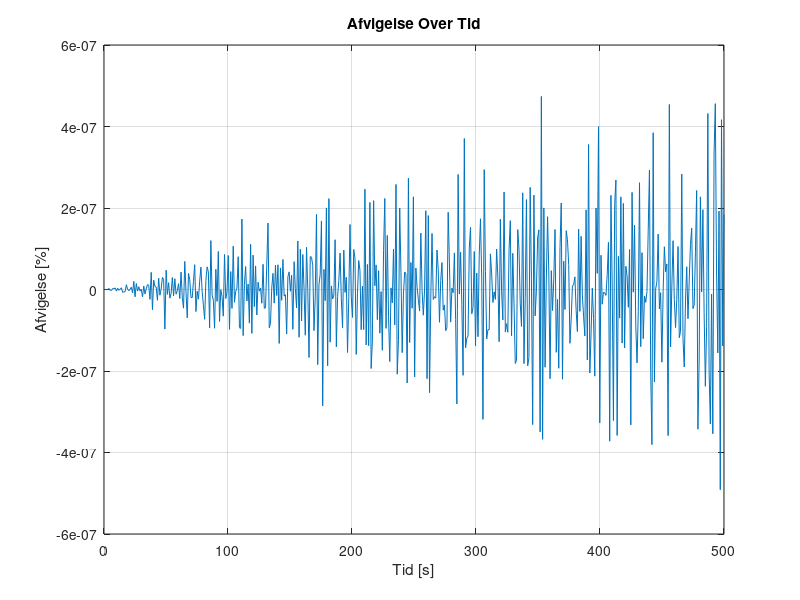
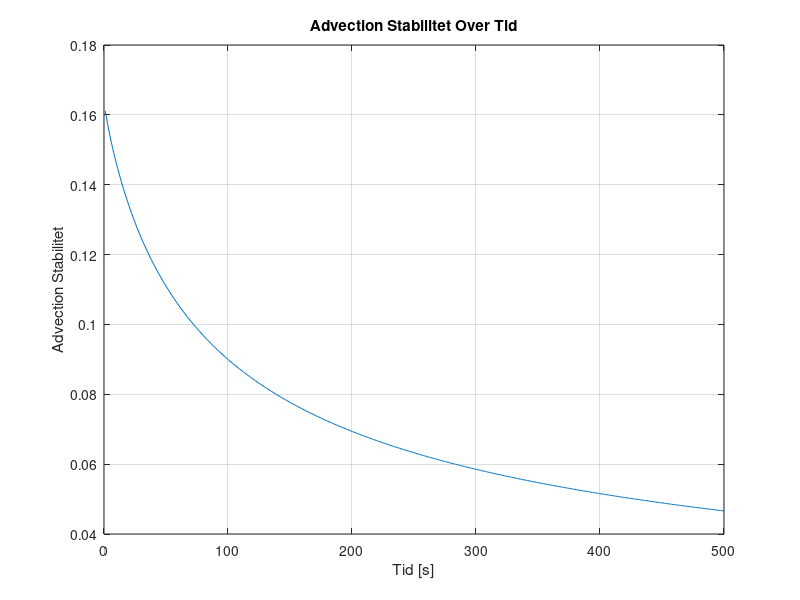
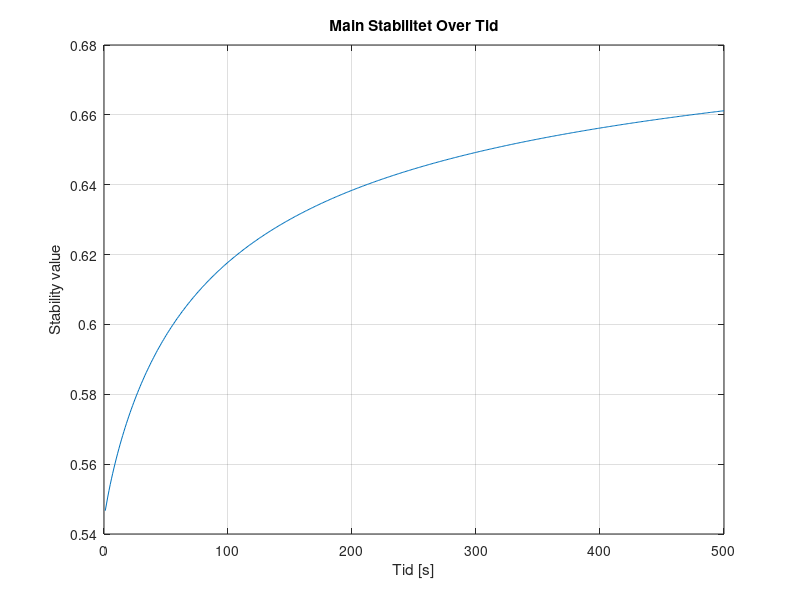
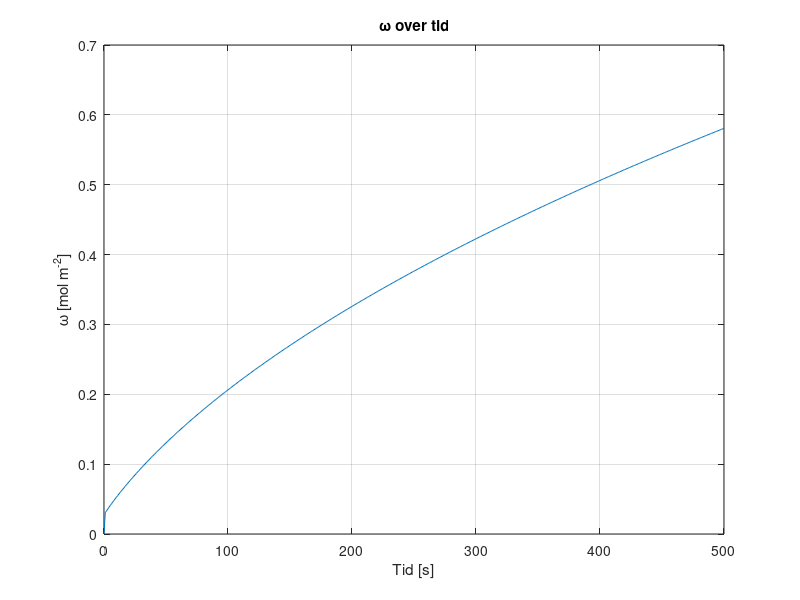

Here is the MATLAB script that generated these plots, in order: (Note: a time limit stopped this script after it produced the figures.)
%%%%%%%%%%%%%%%%%%%%%%%%%%%%%%%%%%%%%%%
%%%  GITHUB - ALL RIGHTS RESERVED   %%%
%%%                                 %%%
%%% PROPERTY OF AALBORG UNIVERSITY  %%%
%%%         CREATED BY:             %%%
%%%  GROUP 3 - 3RD SEMESTER- 2023   %%%
%%%    @ANALREXIA    @ANDEMANDEN    %%%
%%%    @BONINATOR1   @PETERPASTA11  %%%
%%%%%%%%%%%%%%%%%%%%%%%%%%%%%%%%%%%%%%%
%%
clear
close all
clc
%% Inital Parameters
Lx = 0.1;                     % Domain length [m]
domain_steps = 1000;          % Number of spatial domain steps
dx = Lx / (domain_steps - 1); % Position discretization [m]
 
Lt = 500;              % Time length [s]
time_steps = 500;      % Number of time steps
dt = Lt / time_steps;  % Temporal discretization [s]

% DEFINED VARIABLES
D = 1.464*10^-9;      % Diffusivity coefficient H2PO4- in water [m^2 s^-1]
Cf = 0.1;             % Ionconcentration of the feed [mol L^-1]
DeltaP = 35;          % Change in outer pressure [bar]
Am = 0.0308;          % Surfacearea of the membrane [m^2]
k0 = 5.7311*10^-7;    % Initial water permeability [m^3 m^-2 bar^-1 s^-1] 
mu = 0.8903*10^-9;    % Viscosity of water [bar∙s]
Rm = 1/(mu*k0);       % Membraneresitance of water [m^-1]
alpha = 1*10^16;      % Specific fouling resistance [m · kg-1] or [m mol^-1]
JuScalar = 0.5;       % Percipitate Advection Coefficient
sig_i = 0.1;          % Rejection of ions 
volprc = dx*Am*1000;  % Volume per cell in Liters

% PHYSICAL CONSTANTS

R = 8.31415*10^-2;  % Gasconstant [L Bar mol^-1 K^-1]
T = 273.15+25;      % Temperature [K]
 
% Anonymous functions

Udf = @(conc) 0.0011*exp(36.328*conc) + 0.263253; % Concentration of percipitate in respect to Ciw. [mol L^-1]
Rf = @(conc) alpha*(conc*volprc/Am);                % Foulingresistance [m^-1]
k = @(conc) 1/(mu*(Rm+Rf(conc)));                 % Water permeability dependent on mu,Rm and Rf [m^3 m^-2 bar^-1 s^-1]


% Space and Time Grid
x = linspace(0, Lx, domain_steps);
t = linspace(0, Lt, time_steps);

% Initial concentration array AND Initial condition
C = zeros(domain_steps, time_steps)+0.1; % 0.1 molar [H2PO4] at pH 2.9

% Diffusive Stability

DS = D*dt/dx^2;
fprintf('\n Diffusivity Stability = %f', DS);
if DS>0.5 
   fprintf(2,'\n ERROR: Stabilitetsfejl');
else
    fprintf('\n Stable Diffusion Model !!');
end


%% Time-stepping loop
for j = 2:time_steps
    if j == 2
            Cudf = Udf(Cf); % Initial Percipitation
            Cop = 0;
            Cbw = Udf(Cf);
            Jb = 0;
        else
            Cudf = Udf(Ciw);
            Jb = Jkonv*Udf(Cf)*(dt/dx)*JuScalar;
            Cop = Cop + Jb; % Total percipitate after advection [mol L^-1]
            Cbw = Cudf + Cop;
    end    
    for i = 1:domain_steps
        Ciw = C(domain_steps, j-1); % Concentration of ions at the wall [mol L^-1]

        C(1, :) = Cf; % Set the leftmost boundary to Cf [mol L^-1]

        Jkonv = (k(Cbw)*(DeltaP-(1*R*T*(Ciw))));  % Volume flux = Jkonv , in terms of osmotic pressure (DeltaP, R, T, C_(i_w)) and k. [m/s]

        if i == 1 % First Cell (no left neighbor)
            Jdiff = 0;       % Diffusive ionflux
            Jadv = 0;        % Advective flux

        elseif i == domain_steps % Membrane wall cell (no right neighbor)
            Jdiff = (D * (C(domain_steps - 1, j-1) - C(domain_steps, j-1))) / dx^2;           % Diffusive ionflux [mol · m-2 · s-1]
            Jadv = -Jkonv * (C(domain_steps, j-1)*(1-sig_i) - C(domain_steps - 1, j-1)) / dx; % Advective flux [mol · m-2 · s-1]

        else    % Bulk Cells
            % Calculate the second derivative normally
            Jdiff = D * (C(i + 1, j-1) - 2 * C(i, j-1) + C(i - 1, j-1)) / dx^2; % Diffusive ionflux at the membrane wall [mol · m-2 · s-1]
            Jadv = -Jkonv * (C(i, j-1) - C(i-1, j-1)) / dx;                     % Advective flux at the membrane wall [mol · m-2 · s-1]
        end
        % Apply the diffusion-advection equation
        C(i, j) = C(i, j-1) + dt * (Jdiff + Jadv); % Apply the diffusion-advection equation [mol L^-1]
        Jv_values4(j) = Jkonv;                   % Storing convective flux values in respect to time
        Cbw_values(j) = Cbw;                       % Storing precipitate values in respect to time
        AS(j) = Jkonv * dt/dx;                     % Storing Stability plot values
        % Main Stability
        MainS=(1-2*DS-AS(j));                      % Calculation of specific main stability to time
        MainS_values(j)=MainS;                     % Storing main stability values

    end
end
%% conservation and error

Ciw = [0,C(domain_steps, :)]; % Making the matrix line up properly and have the right size
Ciw(end) = [];

Systemdiff = [0, diff(sum(C*volprc,1))]; % Difference in system concentration per dt

inflow = Cf*(Jv_values4)*(dt/dx)*volprc;                 % Input [mol]
outflow = Ciw.* Jv_values4*(dt/dx)*volprc*(1-sig_i);     % Output [mol]
infoutdiff = (inflow - outflow);                           % Difference in input and output
ERROR = ((Systemdiff - infoutdiff).*Systemdiff.^(-1))*100; % Mass conservation error


%% 2D Plots

% Plot Mass Conservation Error values over time

figure;
plot(t, ERROR);
xlabel('Tid [s]');
ylabel('Afvigelse [%]');
title('Afvigelse Over Tid');
grid on;

% Plot Advection Stability (DS) values over time

figure;
plot(t(2:end), AS(2:end));
xlabel('Tid [s]');
ylabel('Advection Stabilitet');
title('Advection Stabilitet Over Tid');
grid on;

% Plot Main Stability (MainS) values over time

figure;
plot(t(2:end), MainS_values(2:end));
xlabel('Tid [s]');
ylabel('Stability value');
title('Main Stabilitet Over Tid');
grid on;

% Plot Percipitate (DS) values over time

figure;
plot(t, Cbw_values*volprc/Am);
xlabel('Tid [s]');
ylabel('\omega [mol m^{-2}]');
title('\omega over tid');
grid on;

% Plot Jv values over time
figure;
plot(t, Jv_values4);
xlabel('Time');
ylabel('Jv');
title('Jv (Velocity) Over Time');
grid on;


% Time indices
time_instances = [1, 5, 25, 50, 100, 250, 500];

figure;
hold on;

% Plot concentration at specific time instances
for i = 1:length(time_instances)
    time_index = time_instances(i);
    plot(x, C(:, time_index)/Cf - 1);
end

xlabel('Position [m]');
ylabel('CF');
title('CF over position ved forskellige tidspunkter');
xlim([0.097, Lx]);
ylim([0, 0.12]);

% Add a legend for clarity
legend(arrayfun(@(f) ['t=', num2str(f), 's'], time_instances, 'UniformOutput', false));
legend('Location','northwest')
grid on;
hold off;

%% 3D Plot

% 3D surface plot - concentration over time and position
[T, X] = meshgrid(t, x);
figure;
h = surf(X, T, (C/Cf)-1);
xlabel('Position [m]');
ylabel('Tid [s]');
zlabel('CF');
title('CF over tid og position');
xlim([0, Lx]);
ylim([0, Lt]);
zlim([0, 0.12]);
set(h,'LineStyle','none')
colormap(jet)
clim([0, 0.12])

%%
save('step4jv', 'Jv_values4')
